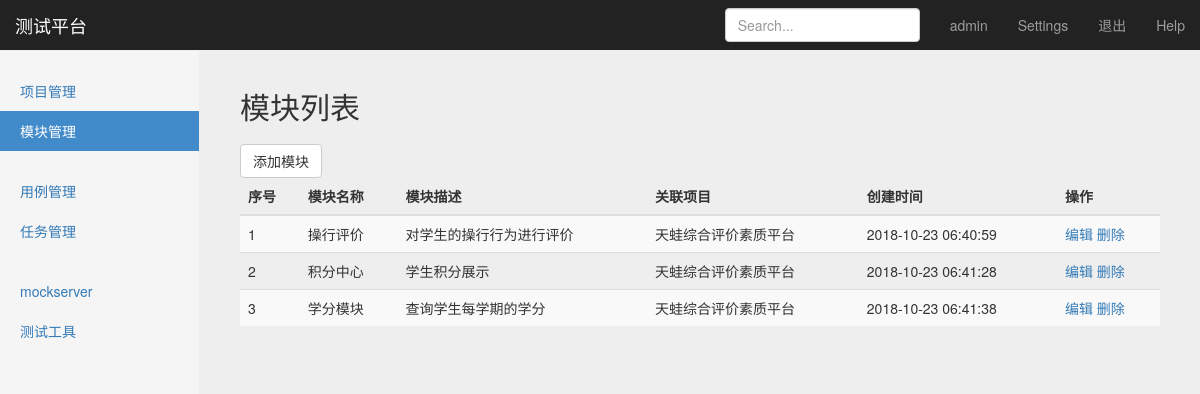
The page /manage/module_manage/ (signed in) on the database its author committed.
### project_app/models.py (models this page shows, shortened)
class Module(models.Model):
    name = models.CharField("模块名称", blank=False, max_length=1000)
    desc = models.CharField("模块描述", blank=True, max_length=5000)
    project_name = models.ForeignKey(Project, blank=False, null=False, on_delete=models.CASCADE)
    create_time = models.DateTimeField("创建时间", auto_now_add=True)

class Project(models.Model):
    name = models.CharField("项目名称", blank=False,max_length=1000)
    desc = models.CharField("项目描述",blank=True, max_length=5000)
    status = models.BooleanField("项目状态", default=True)
    create_time = models.DateTimeField("创建时间", auto_now_add=True)
    def __str__(self):
        return self.name

### project_app/views/module_views.py (the view)
# urls.py: path('module_manage/', module_views.module_manage),
@login_required #判断用户是否已经登录，如果未登录，在浏览器中直接输入project_manage的地址，不让访问
def module_manage(request):
    module_list = Module.objects.all()
    username = request.session.get('user1', '')
    return render(request, "module_manage.html", {"user": username, "modules": module_list, "type": 'list'})

### templates/module_manage.html (shortened to what this page needs)
{% extends "base.html" %}
{% block content %}
    <nav class="navbar navbar-inverse navbar-fixed-top">
      <div class="container-fluid">
        <div class="navbar-header">
          <a class="navbar-brand" href="#">测试平台</a>
        </div>
        <div id="navbar" class="navbar-collapse collapse">
          <ul class="nav navbar-nav navbar-right">
            <li><a href="#">{{ user }}</a></li>
            <li><a href="#">Settings</a></li>
            <li><a href="/logout/">退出</a></li>
            <li><a href="#">Help</a></li>
          </ul>
          <form class="navbar-form navbar-right">
            <input type="text" class="form-control" placeholder="Search...">
          </form>
        </div>
      </div>
    </nav>
    <div class="container-fluid">
      <div class="row">
        <div class="col-sm-3 col-md-2 sidebar">
          <ul class="nav nav-sidebar">
            <li><a href="/manage/project_manage/">项目管理</a></li>
              <li class="active"><a href="#">模块管理</a></li>
          </ul>
          <ul class="nav nav-sidebar">
            <li><a href="">用例管理</a></li>
            <li><a href="">任务管理</a></li>
          </ul>
          <ul class="nav nav-sidebar">
            <li><a href="">mockserver</a></li>
            <li><a href="">测试工具</a></li>
          </ul>
        </div>
        {% if type == 'list' %}
        <div class="col-sm-9 col-sm-offset-3 col-md-10 col-md-offset-2 main">
          <h2 class="sub-header">模块列表</h2>
            <button type="button" class="btn btn-default" id="add_module" onclick="window.location.href='/manage/add_module/'">添加模块</button>
          <div class="table-responsive">
            <table class="table table-striped">
              <thead>
                <tr>
                  <th>序号</th>
                  <th>模块名称</th>
                  <th>模块描述</th>
                  <th>关联项目</th>
                  <th>创建时间</th>
                  <th>操作</th>
                </tr>
              </thead>
              <tbody>
              {% for module in modules %}
              <tr>
                  <td>{{ module.id }}</td>
                  <td>{{ module.name }}</td>
                  <td>{{ module.desc }}</td>
                  <td>{{ module.project_name }}</td>
                  <td>{{ module.create_time | date:"Y-m-d H:i:s" }}</td>
                  <td>
                      <a href="/manage/edit_module/{{ module.id }}/">编辑</a>
                      <a href="/manage/del_module/{{ module.id }}/">删除</a>
                  </td>
              </tr>
              {% endfor %}
              </tbody>
            </table>
          </div>
        </div>
      {% endif %}
    </div>
{% endblock %}

### static/css/signin.css (style rules this page uses)
body { padding-top: 40px; padding-bottom: 40px; background-color: #eee; }

### static/css/dashboard.css (style rules this page uses)
body { padding-top: 50px; }
.sub-header { padding-bottom: 10px; border-bottom: 1px solid #eee; }
.navbar-fixed-top { border: 0; }
.sidebar { display: none; }
@media (min-width: 768px) { .sidebar { position: fixed; top: 51px; bottom: 0; left: 0; z-index: 1000; display: block; padding: 20px; overflow-x: hidden; overflow-y: auto; background-color: #f5f5f5; border-right: 1px solid #eee; } }
.nav-sidebar { margin-right: -21px; margin-bottom: 20px; margin-left: -20px; }
.nav-sidebar > li > a { padding-right: 20px; padding-left: 20px; }
.nav-sidebar > .active > a, .nav-sidebar > .active > a:hover, .nav-sidebar > .active > a:focus { color: #fff; background-color: #428bca; }
.main { padding: 20px; }
@media (min-width: 768px) { .main { padding-right: 40px; padding-left: 40px; } }

### rows shown on the page
Module: id "1", name "操行评价", desc "对学生的操行行为进行评价", project_name "天蛙综合评价素质平台", create_time "2018-10-23 06:40:59"
Module: id "2", name "积分中心", desc "学生积分展示", project_name "天蛙综合评价素质平台", create_time "2018-10-23 06:41:28"
Module: id "3", name "学分模块", desc "查询学生每学期的学分", project_name "天蛙综合评价素质平台", create_time "2018-10-23 06:41:38"

### other values the page prints
{{ user }} "admin"
